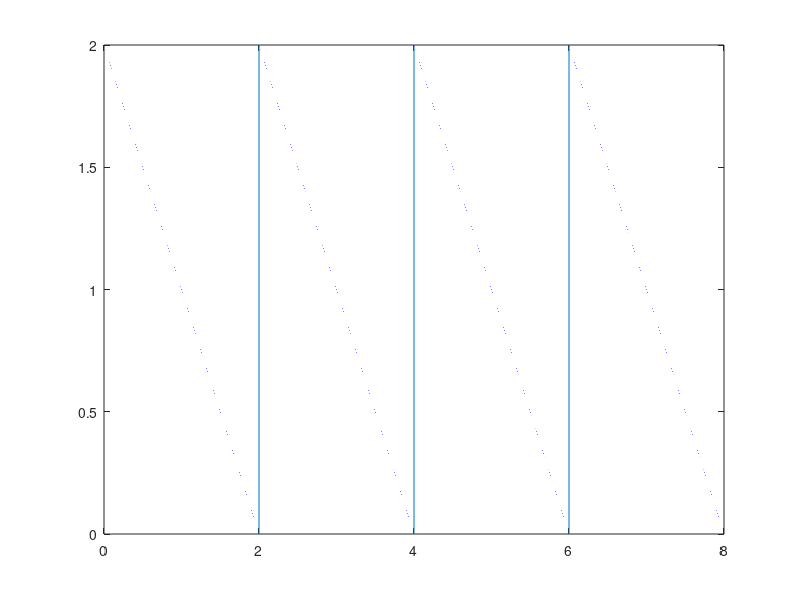

Recreate this plot in MATLAB.
close all;
clear all;
clc;
Tw = 2;     %do rong xung
Tp = Tw;    %chu ki xung
Np = 4;     %so xung muon quan sat
Ns = 1e6;   %so luong mau
Timewindow = Np*Tp;     %Tong thoi gian Np xung
ts = Timewindow/(Ns - 1);   %chu ki lay mau
t = 0:ts:Timewindow;    %truc thoi gian
Nps = round(Tp/ts);     %so mau trong khoang thoi gian Tp

y = zeros(size(t));

for k = 1:Ns
    x(k) = mod(t(k),Nps*ts);    
    if x(k) >= 0 & x(k) < Tw
        y(k) = 2 - x(k);        
    end
end

plot(t,y);